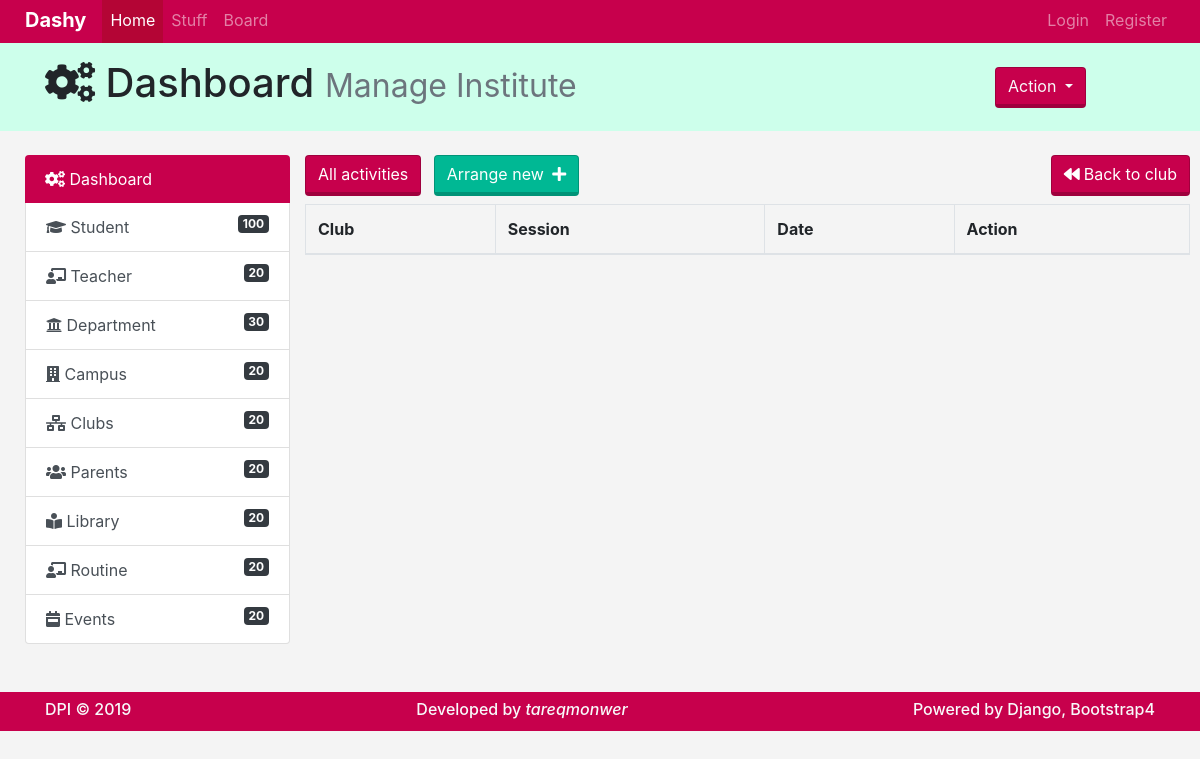
The app's page /clubs/history/, older data.
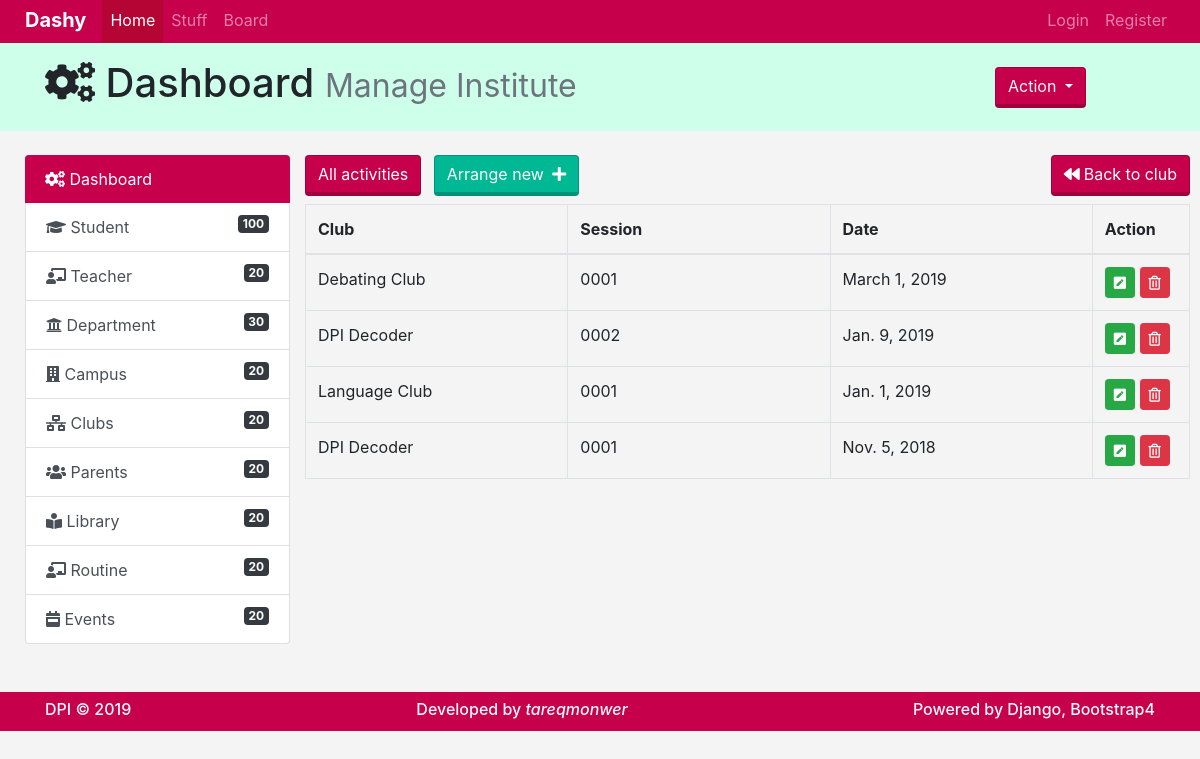
The same page, newer data.
### clubs/models.py (models this page shows, shortened)
class Activity(models.Model):
    club = models.ForeignKey(Club, on_delete=models.CASCADE)
    session_no = models.CharField(max_length=4)
    date = models.DateField()
    mentor = models.ForeignKey('teachers.Teacher', on_delete=models.CASCADE)

class Club(models.Model):
    name = models.CharField(max_length=30)
    description = models.TextField()
    coach = models.ForeignKey('teachers.Teacher', on_delete=models.CASCADE)
    def __str__(self):
        return self.name

### clubs/views.py (the view)
# urls.py: path('history/', views.clubs_history, name='history'),
def clubs_history(request):
    clubs = Activity.objects.order_by('-date')
    context = {
        'clubs': clubs,
    }
    return render(request, 'clubs/history.html', context)

### templates/clubs/history.html
{% extends 'base.html' %}
{% load static %}
{% block body %}
<div class="col-md-12 m-0 p-0 pb-3">
    <button type="button" class="btn bg-custom1">All activities</button>
    <a href="#" class="btn bg-custom1-dark ml-2">
        Arrange new
        <i class="fas fa-plus ml-1"></i>
    </a>
    <a href="{% url 'clubs:clubshome' %}" class="btn bg-custom1 float-right">
        <i class="fas fa-backward mr-1"></i>Back to club
    </a>
    <table class="table table-bordered mt-2">
        <thead>
            <tr>
                <th scope="col">Club</th>
                <th scope="col">Session</th>
                <th scope="col">Date</th>
                <th scope="col">Action</th>
            </tr>
        </thead>
        <tbody>
            {% for record in clubs %}
            <tr>
                <td style="width: 27%">{{ record.club }}</td>
                <td style="width: 27%">{{ record.session_no }}</td>
                <td style="width: 27%">{{ record.date }}</td>
                <td style="width: 10%;">
                    <div class="btn-group-sm mx-auto" role="group" aria-label="Basic example">
                        <button type="button" class="btn btn-success"><i class="fas fa-pen-square"></i></button>
                        <button type="button" class="btn btn-danger"><i class="far fa-trash-alt"></i></button>
                    </div>
                </td>
            </tr>
            {% endfor %}
        </tbody>
    </table>
</div>
{% endblock %}

Row changes from the older to the newer data that the page shows:
added Activity: club "Debating Club", session_no "0001", date "March 1, 2019"
added Activity: club "DPI Decoder", session_no "0002", date "Jan. 9, 2019"
added Activity: club "Language Club", session_no "0001", date "Jan. 1, 2019"
added Activity: club "DPI Decoder", session_no "0001", date "Nov. 5, 2018"
